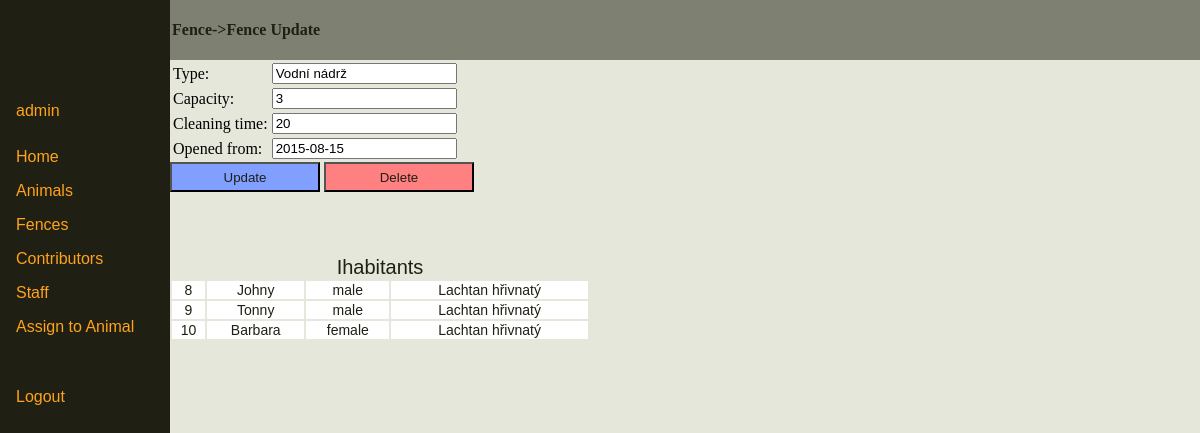
Screenshot of /fenceEdit.php?pk=8 (signed in) with the database file from the repository.
### tables this page shows
CREATE TABLE Vybeh (
  cislo_vybehu SMALLINT NOT NULL AUTO_INCREMENT,
  typ VARCHAR(50) NOT NULL,
  max_zvirat SMALLINT DEFAULT '1',
  cas_na_cisteni INT DEFAULT '10',  
  otevren DATE DEFAULT NULL,
  PRIMARY KEY (cislo_vybehu)
);

CREATE TABLE Zvire (
  kod_zvirete INTEGER NOT NULL AUTO_INCREMENT,
  jmeno VARCHAR(20) NOT NULL,
  pohlavi VARCHAR(10) DEFAULT NULL,
  zarazeni VARCHAR(50) NOT NULL,
  hmotnost DECIMAL(8,3) DEFAULT NULL,  
  datum_narozeni DATE DEFAULT NULL,
  datum_umrti DATE DEFAULT NULL,
  matka VARCHAR(20) DEFAULT NULL,
  otec VARCHAR (20) DEFAULT NULL,
  zdarvotni_stav VARCHAR(20) DEFAULT NULL,
  pos_zdrav_prohlidka DATE DEFAULT NULL,
  cislo_vybehu SMALLINT DEFAULT NULL,
  PRIMARY KEY (kod_zvirete)
);

### fenceEdit.php (the view, shortened to what this page needs)
<?php
require_once 'db.php';
?>
<!DOCTYPE HTML PUBLIC "-//W3C//DTD HTML 4.01 Transitional//EN">
<html>
<head>
    <link rel="stylesheet" href="style.css" type="text/css" >
</head>
<body>
    <div id="sidebar">
        <?php require_once 'sidebar.php' ?>
    </div>
    <div id="header">
        Fence->Fence Update
    </div>
<div id="content">
    <div id="content">
        <?php
        $q="SELECT * FROM Vybeh WHERE cislo_vybehu='". $_GET['pk'] ."'";
        $res=$db->query($q);
        $f = $res->fetch_assoc();
        ?>
        <form method="post" onsubmit="return check_values(this.submited);" accept-charset="utf8">
            <table>
                <tr><td>Type:</td><td><input class="edit" type="text" required="" placeholder="Type" name="type" value="<?php echo $f['typ']; ?>"></td></tr>
                <tr><td>Capacity:</td><td><input class="edit" type="text" placeholder="Capacity" name="capacity" value="<?php echo $f['max_zvirat']; ?>"></td></tr>
                <tr><td>Cleaning time:</td><td><input id="clean_time" class="edit" type="text" placeholder="Cleaning time" name="cleaning_time" value="<?php echo $f['cas_na_cisteni']; ?>"></td></tr>
                <tr><td>Opened from:</td><td><input id="opened_from" class="edit" type="text" placeholder="Opened from" name="opened_from" value="<?php echo $f['otevren'] ?>">
                </table>
                <button type="submit" class="update" onclick="this.form.submited=this.value;" value="Update" >Update</button>
                <?php
                if($_SESSION['priv']>=2){ ?>
                    <button type="submit" class="delete" onclick="this.form.submited=this.value;" value="Delete" >Delete</button>
                    <?php
                }
                ?>
            </form>
            <br />
            <table class="display" style="width: 35%;; position:relative" id="tbl">
                <caption>Ihabitants</caption>
                <?php
                $q= "SELECT kod_zvirete,jmeno,pohlavi, zarazeni FROM Zvire WHERE cislo_vybehu='". $_GET['pk'] ."'";
                $res=$db->query($q);
                while($row=$res->fetch_assoc())
                {
                    echo '<tr>';
                    foreach($row as $key => $value)
                    {
                        if($value)
                        {
                            echo "<td>".$value."</td>";
                        }
                        else {
                            echo "<td></td>";
                        }
                    }
                    echo "</tr>";
                }
                ?>
            </table>
        </div>
    </div>
</body>
</html>

### style.css (style rules this page uses)
table.display { font-family: helvetica; font-size: 14; width: 80%; position: absolute; top: 30px; overflow: scroll; }
table.display td { background-color: white; color: #1f1f14; text-align: center; overflow: scroll; }
table.display caption { color: #1f1f14; text-align: center; font-family: helvetica; font-size: 20; }
button.update { background-color: #809fff ; color: #1f1f14; height: 30px; width: 150px; }
button.delete { background-color:#ff8080; color: #1f1f14; height: 30px; width: 150px; }
#sidebar { position:fixed; height: 100%; top: 0; left: 0; width:170px; background: #1f1f14; }
#header { position: fixed; left:170px; top: 0; width: 100%; height: 60px; padding-left: 2px; background: #7e8171; color:#1f1f14; text-align: left; line-height: 60px; font-weight: bold; }
#content { position: fixed; background: #e5e7db; height: 100%; top: 60px; left: 170px; width: 100%; }

### rows the page displays
vybeh: type "Vodní nádrž", capacity "3", cleaning_time "20", opened_from "2015-08-15"
zvire: kod_zvirete "8", jmeno "Johny", pohlavi "male", zarazeni "Lachtan hřivnatý"
zvire: kod_zvirete "9", jmeno "Tonny", pohlavi "male", zarazeni "Lachtan hřivnatý"
zvire: kod_zvirete "10", jmeno "Barbara", pohlavi "female", zarazeni "Lachtan hřivnatý"

### other values shown
$_SESSION['use'] "admin"
